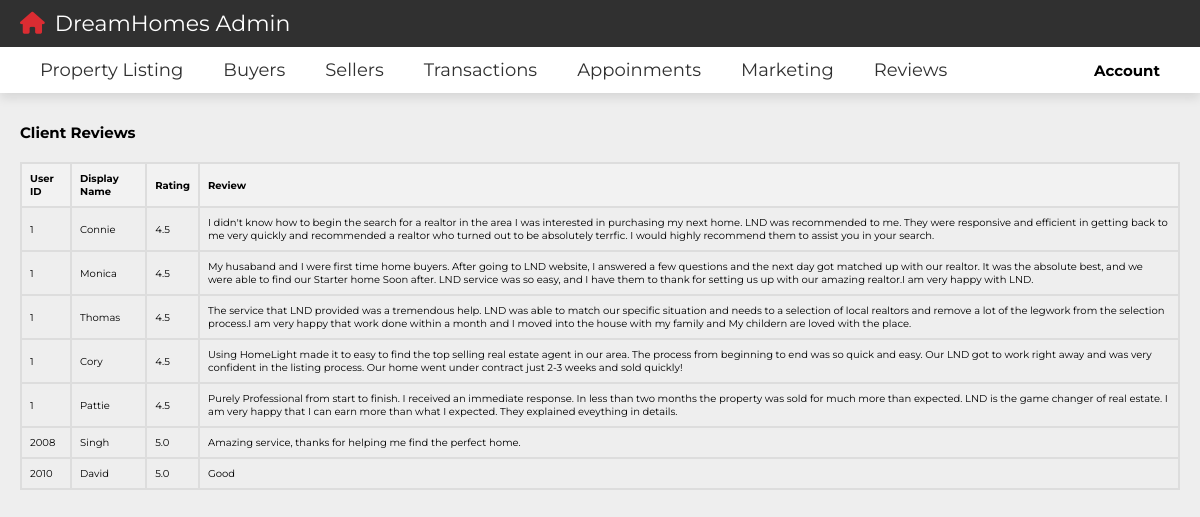
The app's page /project/admin_reviews.php (signed in) with its own data.
### tables this page shows
CREATE TABLE `Review` (
  `R_Id` int NOT NULL AUTO_INCREMENT,
  `U_ID` int NOT NULL,
  `display_name` varchar(45) NOT NULL,
  `rating` decimal(10,1) NOT NULL,
  `review` varchar(500) NOT NULL,
  PRIMARY KEY (`R_Id`),
  KEY `fk_Review & Ratings_User1_idx` (`U_ID`),
  CONSTRAINT `fk_Review & Ratings_User1` FOREIGN KEY (`U_ID`) REFERENCES `User` (`U_ID`)
);

### project/admin_reviews.php (the view, shortened to what this page needs)
<?php
include 'config.php';
?>
<!DOCTYPE html>
<html lang="en">
<head>
   <link rel="stylesheet" href="https://cdnjs.cloudflare.com/ajax/libs/font-awesome/6.2.0/css/all.min.css">
   <link rel="stylesheet" href="css/style.css">
</head>
<body>
<header class="header">
   <nav class="navbar nav-1">
      <section class="flex">
         <a href="admin.php" class="logo"><i class="fas fa-house"></i>DreamHomes Admin</a>
      </section>
   </nav>
   <nav class="navbar nav-2">
      <section class="flex">
         <div class="menu">
            <ul>
               <li><a href="admin_property_listing_form.php">Property Listing</i></a></li>
               <li><a href="admin_buyers.php">Buyers</i></a></li>
               <li><a href="admin_sellers.php">Sellers</a></i></li>
               <li><a href="admin_transactions.php">Transactions</a></i></li>
               <li><a href="admin_appointments.php">Appoinments</a></i></li>
               <li><a href="admin_marketing.php">Marketing</a></i></li>
               <li><a href="admin_reviews.php#faq">Reviews</a></i></li>
            </ul>
         </div>
         <ul>
            <li>
            <div class="account-container">
            <div class="account-btn">
                <h2><b>Account</b></h2>
                  </div>
               </ul>
      </section>
   </nav>
</header>
<section class="">
    <h1>Client Reviews</h1>
    <?php
        $sql = "SELECT * FROM Review";
        $result = $conn->query($sql);
        if ($result->num_rows > 0) {
            echo "<table border='1'>";
            echo "<tr><th> User ID </th><th> Display Name </th><th> Rating </th><th> Review </th></tr>";
            while($row = $result->fetch_assoc()) {
                echo "<tr>";
                echo "<td>" . $row["U_ID"] . "</td>";
                echo "<td>" . $row["display_name"] . "</td>";
                echo "<td>" . $row["rating"] . "</td>";
                echo "<td>" . $row["review"] . "</td>";
                echo "</tr>";
            }
            echo "</table>";
        } else {
            echo "0 results";
        }
    ?>
    </section>
</body>
</html>

### project/css/style.css (style rules this page uses)
:root { --main-color:#DA2C32; --light-color:#666; --light-bg:#eee; --white:#fff; --black:#303030; --border:.1rem solid var(--light-color); --box-shodow:0 .5rem 1rem rgba(0,0,0,.1); }
* { font-family: 'Montserrat', sans-serif; margin: 0; padding: 0; box-sizing: border-box; outline: none; border: none; text-decoration: none; }
html { font-size: 62.5%; overflow-x: hidden; scroll-behavior: smooth; scroll-padding-top: 10rem; }
body { background-color: var(--light-bg); }
section { padding: 3rem 2rem; max-width: 1200px; margin: 0 auto; }
.header { position: sticky; top: 0; left: 0; right: 0; z-index: 1000; box-shadow: var(--box-shodow); }
.header .navbar.nav-1 .flex { padding-top: 1rem; padding-bottom: 1rem; }
.header .navbar.nav-2 .flex { padding-top: 0; padding-bottom: 0; }
.header .navbar.nav-1 { background-color: var(--black); }
.header .navbar.nav-2 { background-color: var(--white); }
.header .navbar .flex { display: flex; align-items: center; justify-content: space-between; }
.header .navbar .flex .logo { font-size: 2.2rem; color: var(--white); }
.header .navbar .flex .logo i { color: var(--main-color); margin-right: 1rem; }
.header .navbar .flex ul { list-style: none; }
.header .navbar .flex ul li { float: left; position: relative; }
.header .navbar .flex ul li a { display: inline-block; padding: 1.2rem 2rem; font-size: 1.8rem; color: var(--black); background-color: var(--white); }
.account-container { display: flex; justify-content: flex-end; align-items: center; height: 45px; background-color: #fff; padding: 0 20px; }
.account-btn { position: relative; cursor: pointer; margin-left: 20px; }

### project/admin_reviews.php (style rules this page uses)
table { border-collapse: collapse; width: 100%; margin-top: 20px; }
th, td { border: 2px solid #ddd; padding: 8px; text-align: left; }
th { background-color: #f2f2f2; }

### records on screen
review: U_ID "1", display_name "Connie", rating "4.5", review "I didn't know how to begin the search for a realtor in the area I was interested in purchasing my next home. LND was recommended to me. They were responsive and efficient in getting back to me very quickly and recommended a realtor who turned out to be absolutely terrfic. I would highly recommend them to assist you in your search."
review: U_ID "1", display_name "Monica", rating "4.5", review "My husaband and I were first time home buyers. After going to LND website, I answered a few questions and the next day got matched up with our realtor. It was the absolute best, and we were able to find our Starter home Soon after. LND service was so easy, and I have them to thank for setting us up with our amazing realtor.I am very happy with LND."
review: U_ID "1", display_name "Thomas", rating "4.5", review "The service that LND provided was a tremendous help. LND was able to match our specific situation and needs to a selection of local realtors and remove a lot of the legwork from the selection process.I am very happy that work done within a month and I moved into the house with my family and My childern are loved with the place."
review: U_ID "1", display_name "Cory", rating "4.5", review "Using HomeLight made it to easy to find the top selling real estate agent in our area. The process from beginning to end was so quick and easy. Our LND got to work right away and was very confident in the listing process. Our home went under contract just 2-3 weeks and sold quickly!"
review: U_ID "1", display_name "Pattie", rating "4.5", review "Purely Professional from start to finish. I received an immediate response. In less than two months the property was sold for much more than expected. LND is the game changer of real estate. I am very happy that I can earn more than what I expected. They explained eveything in details."
review: U_ID "2008", display_name "Singh", rating "5.0", review "Amazing service, thanks for helping me find the perfect home."
review: U_ID "2010", display_name "David", rating "5.0", review "Good"
